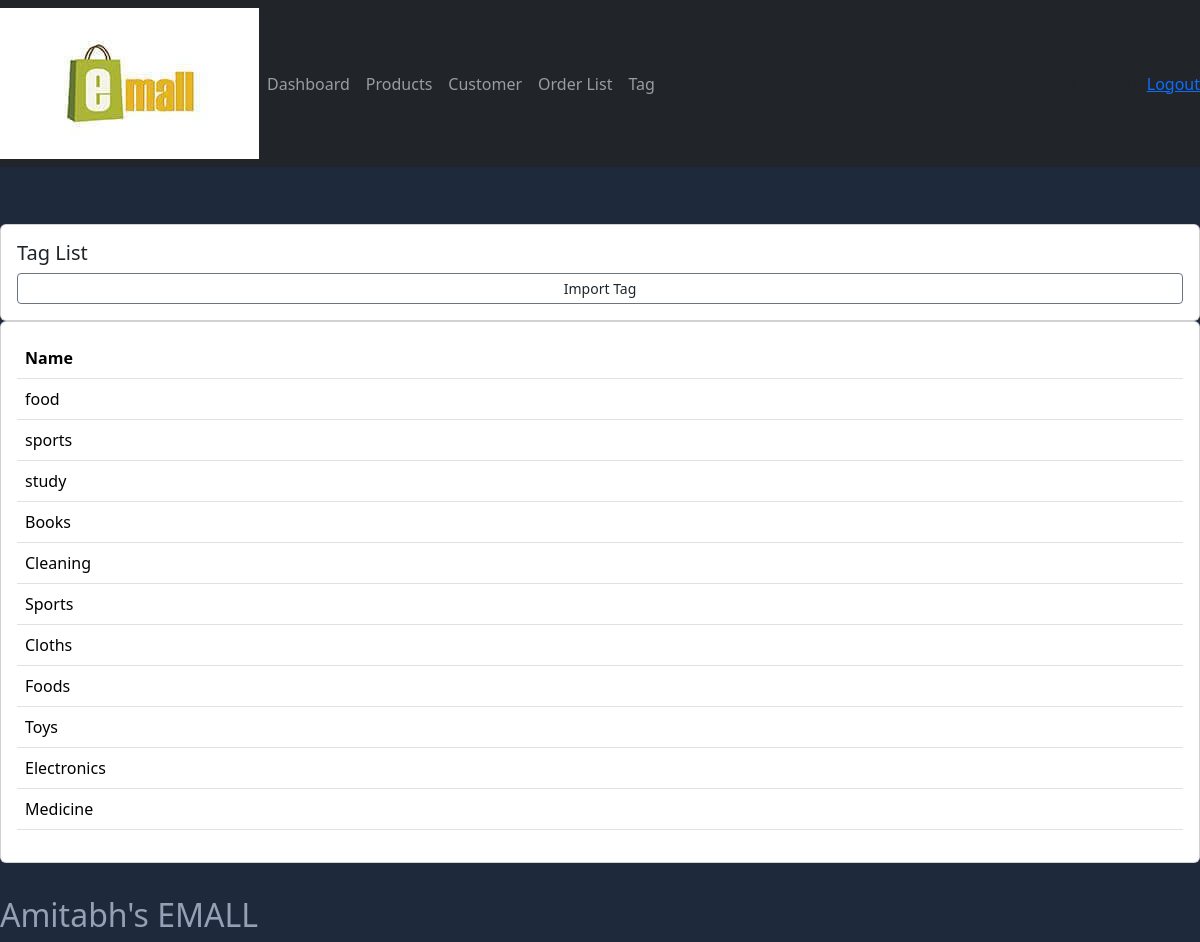
The app's page /tag_list (signed in) with its own data.
### account/models.py (models this page shows, shortened)
class Tag(models.Model):
    name=models.CharField(max_length=200,null=True)

### account/views.py (the view)
# urls.py: path('tag_list',views.tag_list,name='tag_list'),
@login_required(login_url='login')
def tag_list(request):
    tag=Tag.objects.all()
    context={'tag':tag}
    return render(request,'account/tag_list.html',context)

### templates/account/tag_list.html
{%  extends 'main.html' %}
{% block content %}
		<br>
		<div class="row">
			<div class="col-md">
				<div class="card card-body">
					<h5>Tag List</h5>
		<a class="btn btn-outline-secondary btn-sm btn-block text-dark " href="{% url 'import_csv' %}">Import Tag</a>
				</div>
				<div class="card card-body">
					<table class="table">
						<tr>
							<th>Name</th>
						</tr>
						{% for i in tag %}
							<tr>
								<td>{{i.name}}</td>
							</tr>
						{% endfor %}
					</table>
				</div>
			</div>
		</div>
{% endblock content %}

### static/css/main.css (style rules this page uses)
body { background-color: rgb(30, 41, 59); }

### records on screen
Tag: name "food"
Tag: name "sports"
Tag: name "study"
Tag: name "Books"
Tag: name "Cleaning"
Tag: name "Sports"
Tag: name "Cloths"
Tag: name "Foods"
Tag: name "Toys"
Tag: name "Electronics"
Tag: name "Medicine"
